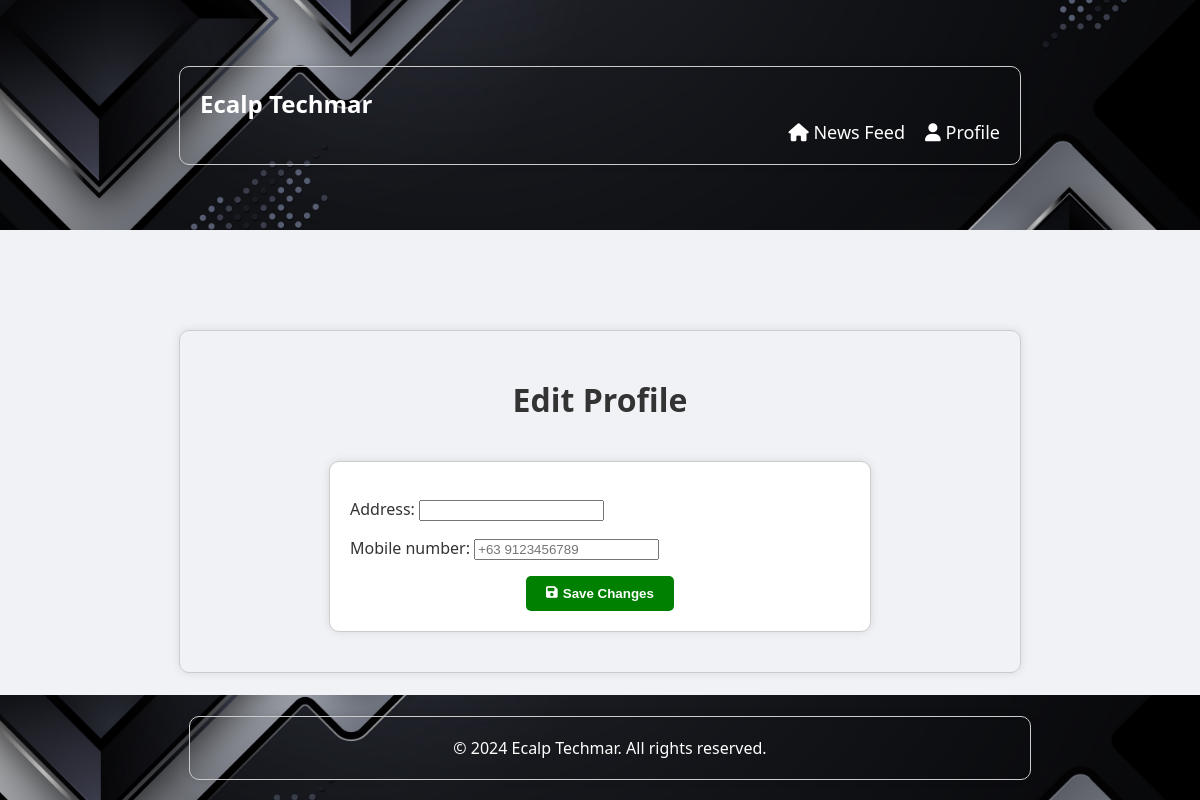
Page /newsfeed/edit_profile/ (signed in) on the earlier database version.
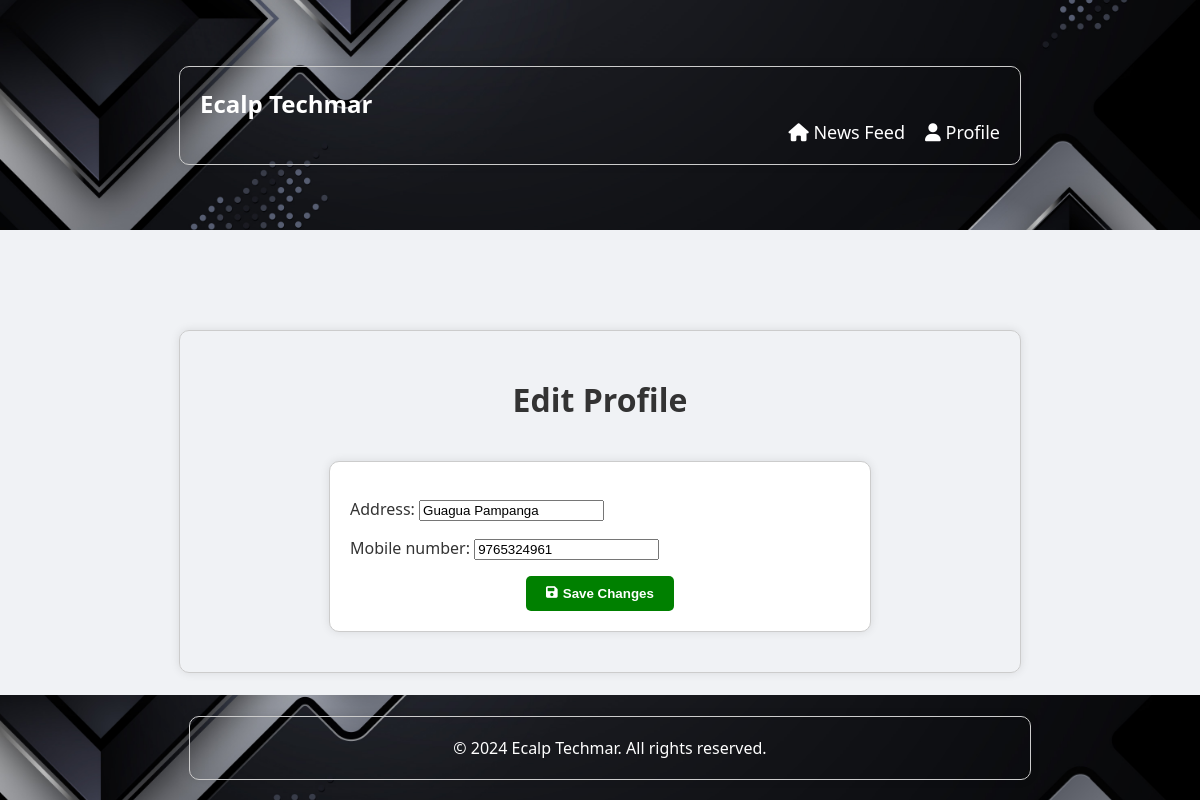
Same page on the later database version.
### newsfeed/models.py (models this page shows, shortened)
class Profile(models.Model):
    user = models.OneToOneField(User, on_delete=models.CASCADE)
    mobile_number = models.CharField(max_length=20)
    address = models.CharField(max_length=255)

### newsfeed/views.py (the view)
# urls.py: path('edit_profile/', edit_profile, name='edit_profile'),
@login_required
def edit_profile(request):
    if request.method == 'POST':
        form = ProfileForm(request.POST, instance=request.user.profile)
        if form.is_valid():
            form.save()
            messages.success(request, 'Profile updated successfully!')
            return redirect('newsfeed')
    else:
        form = ProfileForm(instance=request.user.profile)
    return render(request, 'edit_profile.html', {'form': form})

### newsfeed/forms.py (shortened to what this page needs)
class ProfileForm(forms.ModelForm):
    mobile_number = forms.CharField(max_length=10)
    class Meta:
        model = Profile
        fields = ('address', 'mobile_number')
    def __init__(self, *args, **kwargs):
        super(ProfileForm, self).__init__(*args, **kwargs)
        self.fields['mobile_number'].widget.attrs['placeholder'] = '+63 9123456789'

### newsfeed/templates/edit_profile.html (shortened to what this page needs)
<!DOCTYPE html>
<html lang="en">
<head>
    {% load static %}
    <link rel="stylesheet" href="{% static 'main/styles.css' %}">
    <link rel="stylesheet" href="https://cdnjs.cloudflare.com/ajax/libs/font-awesome/6.0.0-beta3/css/all.min.css">
</head>
<body>
    <header>
        <div class="container">
            <h1 class="logo">Ecalp Techmar</h1>
            <nav>
                <ul>
                    <li><a href="{% url 'newsfeed' %}"><i class="fas fa-home"></i> News Feed</a></li>
                    <li><a href="{% url 'profile' request.user.pk %}"><i class="fas fa-user"></i> Profile</a></li>
        </div>
    </header>
    <section id="edit-profile">
    <div class="container">
        <h2>Edit Profile</h2>
        <form method="post" class="report-form">
            {{ form.as_p }}
            <button type="submit" class="report-button" style="background-color: green; color: white;"><i class="fas fa-save"></i> Save Changes</button>
        </form>
    </div>
</section>
    <footer>
        <div class="container">
            <div class="footer-content">
                <p style="text-align: center; width: 100%;">&copy; 2024 Ecalp Techmar. All rights reserved.</p>
            </div>
        </div>
    </footer>
</body>
</html>

Differences in the rows shown:
changed Profile: address (not shown) → "Guagua Pampanga"; mobile_number (not shown) → "9765324961"
